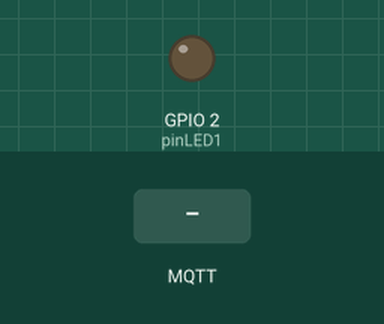
Recording of a sketch running on a simulated ESP8266 (NodeMCU). On the bench: output pins drawn as LEDs (lit = HIGH). The test bench sets the inputs (shaded band). WiFi joins after 1.5 s; servers stay silent unless stated; no MQTT or app messages arrive unless stated; what the sketch prints to the serial monitor is not drawn.

Above: at 2.7 s.
2.8 s: MQTT message "Desligar" arrives on the first subscribed topic
At 7.1 s:
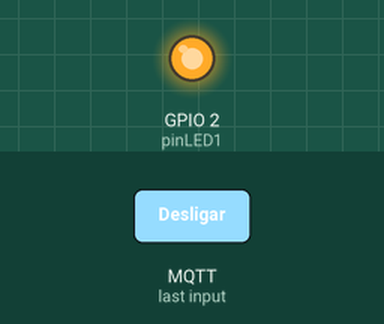
8.0 s: MQTT message "Ligar" arrives on the first subscribed topic
At 12.1 s:
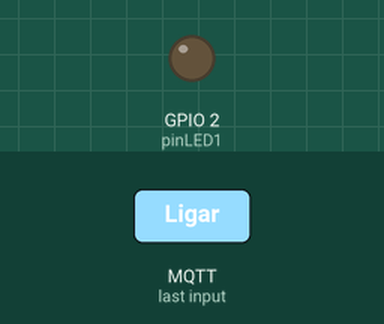
Timing chart, 0 to 13.6 s (numbered marks = the images above; inputs shaded):
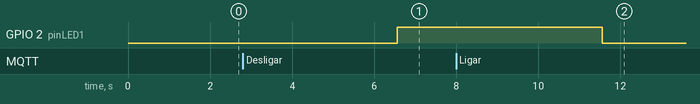

Measured:
- after the input at 2.8 s, GPIO 2 (pinLED1): LOW → HIGH after 3.8 s
- after the input at 8.0 s, GPIO 2 (pinLED1): HIGH → LOW after 3.6 s

The sketch:

all_in_one.ino
```cpp
#include <ESP8266WiFi.h>
#include <PubSubClient.h>

#define pinBotao1 12  //D6
#define pinLED1 2  //GP2 ESP-01

//WiFi
const char* SSID = "Bianca";                // SSID / nome da rede WiFi que deseja se conectar
const char* PASSWORD = "991014596";   // Senha da rede WiFi que deseja se conectar
WiFiClient wifiClient;

//MQTT Server
const char* BROKER_MQTT = "mqtt.eclipseprojects.io"; //URL do broker MQTT que se deseja utilizar
int BROKER_PORT = 1883;                      // Porta do Broker MQTT


#define ID_MQTT  "richter_ID01"            //Informe um ID unico e seu. Caso sejam usados IDs repetidos a ultima conexão irá sobrepor a anterior.
#define TOPIC_PUBLISH "richter_teste_01"    //Informe um Tópico único. Caso sejam usados tópicos em duplicidade, o último irá eliminar o anterior.
#define TOPIC_SUBSCRIBE "richter_teste_02"
PubSubClient MQTT(wifiClient);        // Instancia o Cliente MQTT passando o objeto espClient

//Declaração das Funções
void mantemConexoes();  //Garante que as conexoes com WiFi e MQTT Broker se mantenham ativas
void conectaWiFi();     //Faz conexão com WiFi
void conectaMQTT();     //Faz conexão com Broker MQTT
void EnviaValorOn();
void EnviaValorOff();
void recebePacote(char* topic, byte* payload, unsigned int length);

void setup() {
  pinMode(pinBotao1, INPUT_PULLUP);
  pinMode(pinLED1, OUTPUT);

  Serial.begin(115200);

  conectaWiFi();
  MQTT.setServer(BROKER_MQTT, BROKER_PORT);
  MQTT.setCallback(recebePacote);
}

void loop() {
  mantemConexoes();
  EnviaValorOn();
  MQTT.loop();
  delay(5000);
  EnviaValorOff();
  MQTT.loop();
  delay(5000);
}

void mantemConexoes() {
    if (!MQTT.connected()) {
       conectaMQTT();
    }

    conectaWiFi(); //se não há conexão com o WiFI, a conexão é refeita
}

void conectaWiFi() {

  if (WiFi.status() == WL_CONNECTED) {
     return;
  }

  Serial.print("Conectando-se na rede: ");
  Serial.print(SSID);
  Serial.println("  Aguarde!");

  WiFi.begin(SSID, PASSWORD); // Conecta na rede WI-FI
  while (WiFi.status() != WL_CONNECTED) {
      delay(100);
      Serial.print(".");
  }

  Serial.println();
  Serial.print("Conectado com sucesso, na rede: ");
  Serial.print(SSID);
  Serial.print("  IP obtido: ");
  Serial.println(WiFi.localIP());
}

void conectaMQTT() {
    while (!MQTT.connected()) {
        Serial.print("Conectando ao Broker MQTT: ");
        Serial.println(BROKER_MQTT);
        if (MQTT.connect(ID_MQTT)) {
            Serial.println("Conectado ao Broker com sucesso!");
            MQTT.subscribe(TOPIC_SUBSCRIBE);
        }
        else {
            Serial.println("Noo foi possivel se conectar ao broker.");
            Serial.println("Nova tentatica de conexao em 10s");
            delay(10000);
        }
    }
}

void EnviaValorOn() {

  MQTT.publish(TOPIC_PUBLISH, "1");
  Serial.println("Payload enviado, valor 1");

}

void EnviaValorOff() {

  MQTT.publish(TOPIC_PUBLISH, "0");
  Serial.println("Payload enviado, valor 0");

}


void recebePacote(char* topic, byte* payload, unsigned int length)
{
    String msg;

    //obtem a string do payload recebido
    for(int i = 0; i < length; i++)
    {
       char c = (char)payload[i];
       msg += c;
    }

    Serial.println("Mensagem: " + msg);

    if (msg == "Desligar") {
       digitalWrite(pinLED1, HIGH);
    }

    if (msg == "Ligar") {
       digitalWrite(pinLED1, LOW);
    }
}
```
